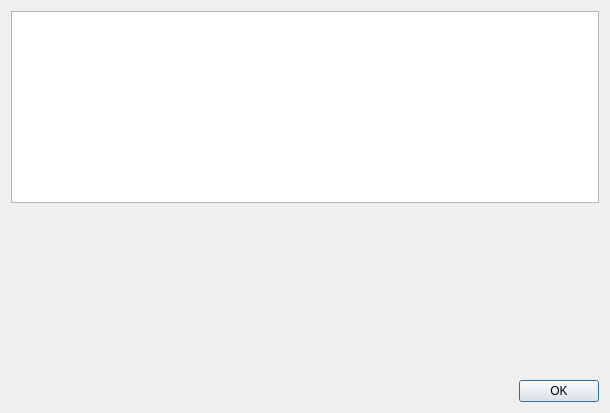
<?xml version="1.0" encoding="UTF-8"?>
<ui version="4.0">
 <class>Dialog</class>
 <widget class="QDialog" name="Dialog">
  <property name="geometry">
   <rect>
    <x>0</x>
    <y>0</y>
    <width>610</width>
    <height>413</height>
   </rect>
  </property>
  <property name="windowTitle">
   <string>Dialog</string>
  </property>
  <layout class="QVBoxLayout" name="verticalLayout">
   <item>
    <widget class="QListWidget" name="listWidget"/>
   </item>
   <item>
    <layout class="QGridLayout" name="gridLayout"/>
   </item>
   <item>
    <spacer name="verticalSpacer">
     <property name="orientation">
      <enum>Qt::Vertical</enum>
     </property>
     <property name="sizeHint" stdset="0">
      <size>
       <width>20</width>
       <height>40</height>
      </size>
     </property>
    </spacer>
   </item>
   <item>
    <widget class="QDialogButtonBox" name="buttonBox">
     <property name="standardButtons">
      <set>QDialogButtonBox::Ok</set>
     </property>
    </widget>
   </item>
  </layout>
 </widget>
 <resources/>
 <connections/>
</ui>
